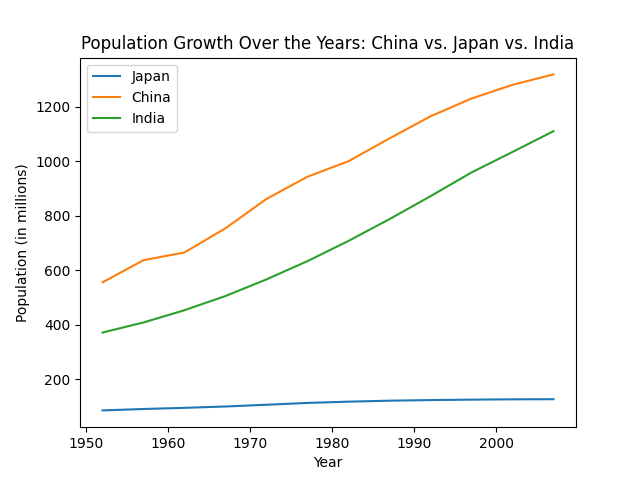

Write the Python code that produced this figure.
import pandas as pd
from matplotlib import pyplot as plt

data = pd.read_csv('data/countries.csv')
japan = data[data.country == 'Japan']
china = data[data.country == 'China']
india = data[data.country == 'India']

plt.plot(japan.year, japan.population / 10**6)
plt.plot(china.year, china.population / 10**6)
plt.plot(india.year, india.population / 10**6)
plt.title('Population Growth Over the Years: China vs. Japan vs. India')
plt.legend(['Japan', 'China', 'India'])
plt.xlabel('Year')
plt.ylabel('Population (in millions)')
plt.show()
